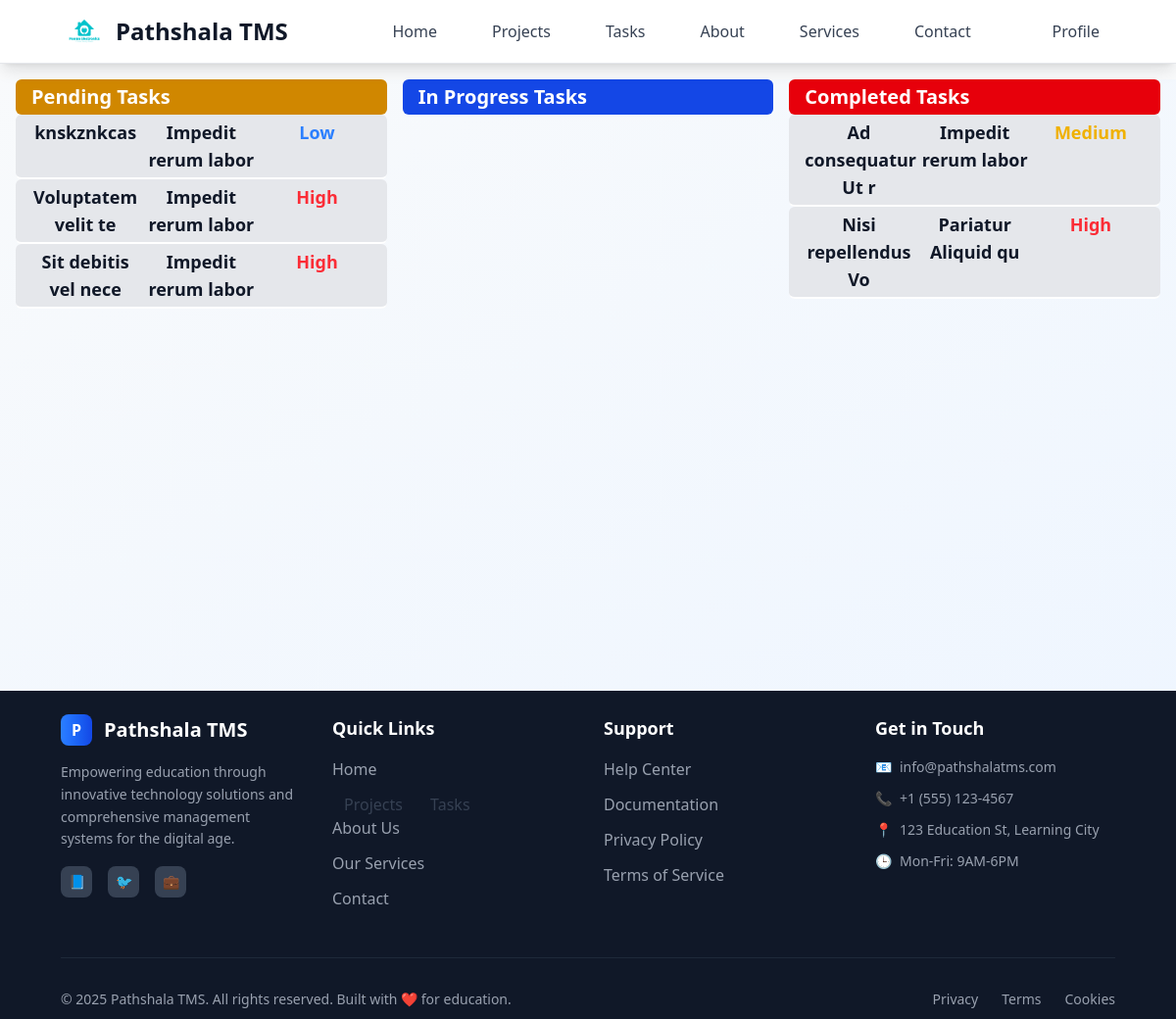
Before: /employer/dashboard (signed in) with the older database file.
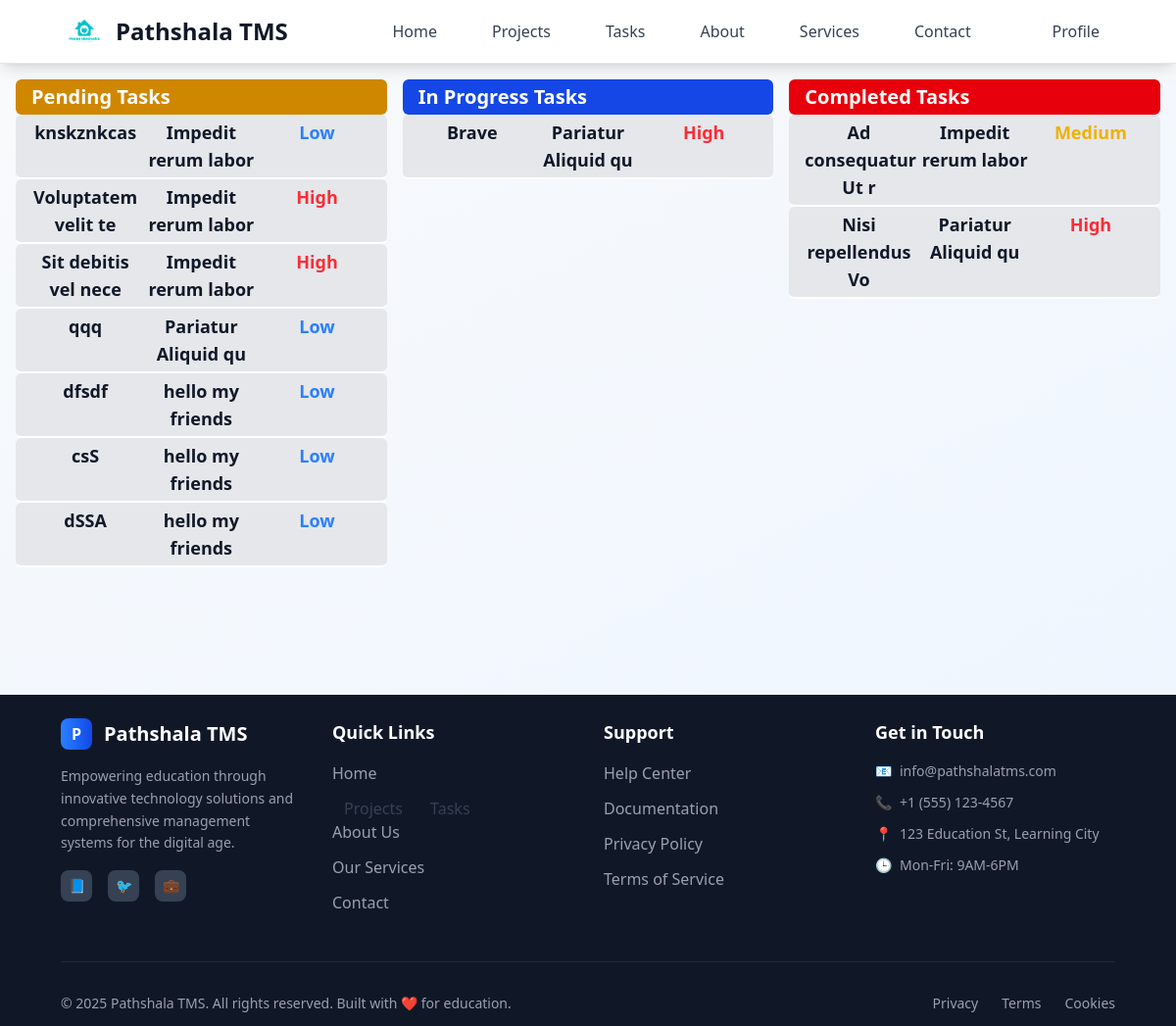
After: the same page with the newer database file.
### tasks/models.py (models this page shows)
class Task(models.Model):
    class StatusOptions(models.TextChoices):
        PENDING = "Pending", "Pending"
        IN_PROGRESS = "In Progress", "In Progress"
        COMPLETED = "Completed", "Completed"
        CANCELED = "Canceled", "Canceled"
    class TaskPriorityOPtion(models.TextChoices):
        LOW="Low",'Low'
        MEDIUM="Medium",'Medium'
        HIGH="High",'High'
    title = models.CharField(max_length=30)
    description = models.TextField(null=True, blank=True)
    user = models.ForeignKey(User, on_delete=models.CASCADE, related_name="tasks")
    project = models.ForeignKey(Project, on_delete=models.CASCADE)
    assigned_user = models.ForeignKey( User, on_delete=models.SET_NULL, related_name="assigned_tasks", null=True, blank=True)
    status = models.CharField(choices=StatusOptions, default=StatusOptions.PENDING)
    priority=models.CharField(choices=TaskPriorityOPtion,default=TaskPriorityOPtion.LOW)
    deadline=models.DateField( null=True, blank=True)
    created_at = models.DateTimeField(auto_now_add=True, editable=False)
    updated_at = models.DateTimeField(auto_now=True, editable=False)
    attachment = models.FileField(blank=True, null=True, upload_to=attachment_path)

### projects/models.py (models this page shows, shortened)
class Project(models.Model):
    class StatusOption(models.TextChoices):
        PENDING="Pending","Pending"
        IN_PROGRESS= "In progress","In progress"
        COMPLETED="Completed","completed"
        CANCELED= "Canceled","canceled"
    title=models.CharField(max_length=25)
    description=models.TextField( max_length=50 ,blank=True )
    user=models.ForeignKey(User,on_delete=models.CASCADE)
    created_at=models.DateTimeField( editable=False, auto_now_add=True)
    status=models.CharField(choices=StatusOption,default=StatusOption.PENDING)
    update_at=models.DateTimeField( auto_now=True, null=True, blank=True,editable=False)

### main/views.py (the view)
@login_required(login_url="/login")
def employerDashboard(request):
    role=request.user.profile.role
    if role =="employer":
        pendingTasks=Task.objects.filter(status="Pending",user=request.user)
        completedTasks=Task.objects.filter(status="Completed",user=request.user)
        InprogressTasks=Task.objects.filter(status="In Progress",user=request.user)
        return render(request,'pages/employer/dashboard.html',{'pendingTasks':pendingTasks, "completedTasks":completedTasks, "inProgressTasks":InprogressTasks})
    else:
        return redirect('employee/dashboard')

### templates/pages/employer/dashboard.html
{% extends 'layouts/main.html' %} {% block content %}
<div class="grid grid-cols-3 gap-4 my-4 mx-4">
  <div class="">
    <div
      class="text-xl px-4 py-1 font-bold text-white bg-blue-700 rounded-md bg-yellow-600"
    >
      Pending Tasks
    </div>
    <div class="rounded-lg">
      {% for task in pendingTasks %}
      <a
        href="/employer/task/{{task.id}}"
        class="grid grid-cols-3 gap-2 rounded-md text-center text-lg font-semibold px-4 text-gray-900 py-1 border-b-2 border-white bg-gray-200 hover:bg-gray-300 hover:scale-[101%] duration-300"
      >
        <div class="">{{ task.title }}</div>
        <div>{{task.project.title}}</div>
        <div
          class="{% if task.priority == 'High' %} text-red-500 {% elif task.priority == 'Medium' %} text-yellow-500 {% elif task.priority == 'Low' %} text-blue-500 {% else %} text-purple-500 {% endif %}"
        >
          {{task.priority}}
        </div>
      </a>
      {% endfor %}
    </div>
  </div>
  <div class="">
    <div
      class="text-xl px-4 py-1 font-bold text-white bg-blue-700 rounded-md bg-blue-700"
    >
      In Progress Tasks
    </div>
    <div class="rounded-lg">
      {% for task in inProgressTasks %}
      <a
        href="/employer/task/{{task.id}}"
        class="grid grid-cols-3 gap-2 rounded-md text-center text-lg font-semibold px-4 text-gray-900 py-1 border-b-2 border-white bg-gray-200 hover:bg-gray-300 hover:scale-[101%] duration-300"
      >
        <div class="">{{ task.title }}</div>
        <div>{{task.project.title}}</div>
        <div
          class="{% if task.priority == 'High' %} text-red-500 {% elif task.priority == 'Medium' %} text-yellow-500 {% elif task.priority == 'Low' %} text-blue-500 {% else %} text-purple-500 {% endif %}"
        >
          {{task.priority}}
        </div>
      </a>
      {% endfor %}
    </div>
  </div>
  <div class="">
    <div
      class="text-xl px-4 py-1 font-bold text-white bg-blue-700 rounded-md bg-red-600"
    >
      Completed Tasks
    </div>
    <div class="rounded-lg">
      {% for task in completedTasks %}
      <a
        href="/employer/task/{{task.id}}"
        class="grid grid-cols-3 gap-2 rounded-md text-center text-lg font-semibold px-4 text-gray-900 py-1 border-b-2 border-white bg-gray-200 hover:bg-gray-300 hover:scale-[101%] duration-300"
      >
        <div class="">{{ task.title }}</div>
        <div>{{task.project.title}}</div>
        <div
          class="{% if task.priority == 'High' %} text-red-500 {% elif task.priority == 'Medium' %} text-yellow-500 {% elif task.priority == 'Low' %} text-blue-500 {% else %} text-purple-500 {% endif %}"
        >
          {{task.priority}}
        </div>
      </a>
      {% endfor %}
    </div>
  </div>
</div>
{% endblock %}

Changed rows visible on the page:
added Task: title "qqq", project "Pariatur Aliquid qu", priority "Low"
added Task: title "dfsdf", project "hello my friends", priority "Low"
added Task: title "csS", project "hello my friends", priority "Low"
added Task: title "dSSA", project "hello my friends", priority "Low"
added Task: title "Brave", project "Pariatur Aliquid qu", priority "High"
